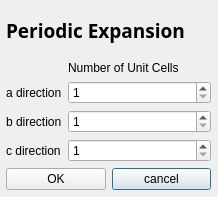
<?xml version="1.0" encoding="UTF-8"?>
<ui version="4.0">
 <comment>Python:##############################################################################
Python:# periodicExpand.py
Python:# Part of PAth Search Tool bAsed on Flexible Atomistic Reaction Image ANalysis
Python:# (c) 2005-2008 by Jan M. Knaup , Knaup@bccms.uni-bremen.de
Python:# all rights reserved
Python:##############################################################################
Python:# Licensed under the Non-Profit Open Software License version 3.0
Python:# see file LICENSE for details.
Python:##############################################################################
Python:#periodic expansion dialog</comment>
 <class>periodicExpand</class>
 <widget class="QDialog" name="periodicExpand">
  <property name="geometry">
   <rect>
    <x>0</x>
    <y>0</y>
    <width>218</width>
    <height>197</height>
   </rect>
  </property>
  <property name="sizePolicy">
   <sizepolicy hsizetype="Fixed" vsizetype="Fixed">
    <horstretch>0</horstretch>
    <verstretch>0</verstretch>
   </sizepolicy>
  </property>
  <property name="minimumSize">
   <size>
    <width>0</width>
    <height>0</height>
   </size>
  </property>
  <property name="maximumSize">
   <size>
    <width>65536</width>
    <height>65536</height>
   </size>
  </property>
  <property name="baseSize">
   <size>
    <width>300</width>
    <height>310</height>
   </size>
  </property>
  <property name="windowTitle">
   <string>Periodic Repetition</string>
  </property>
  <property name="windowIcon">
   <iconset resource="gsresources.qrc">
    <normaloff>:/images/images/GSLogoPeriodic.svg</normaloff>:/images/images/GSLogoPeriodic.svg</iconset>
  </property>
  <property name="toolTip">
   <string>Geometry periodic expansion dialog</string>
  </property>
  <property name="whatsThis">
   <string>This Dialog allows to periodically expand supercell geometries</string>
  </property>
  <widget class="QWidget" name="">
   <property name="geometry">
    <rect>
     <x>0</x>
     <y>0</y>
     <width>217</width>
     <height>196</height>
    </rect>
   </property>
   <layout class="QVBoxLayout" name="verticalLayout">
    <item>
     <widget class="QLabel" name="label_5">
      <property name="font">
       <font>
        <family>Sans Serif</family>
        <pointsize>14</pointsize>
        <weight>75</weight>
        <bold>true</bold>
       </font>
      </property>
      <property name="text">
       <string>Periodic Expansion</string>
      </property>
     </widget>
    </item>
    <item>
     <layout class="QFormLayout" name="formLayout">
      <item row="3" column="1">
       <widget class="QSpinBox" name="aSpinBox">
        <property name="toolTip">
         <string>number of old cells in a direction</string>
        </property>
        <property name="minimum">
         <number>1</number>
        </property>
       </widget>
      </item>
      <item row="4" column="1">
       <widget class="QSpinBox" name="bSpinBox">
        <property name="toolTip">
         <string>number of old cells in c direction</string>
        </property>
        <property name="minimum">
         <number>1</number>
        </property>
       </widget>
      </item>
      <item row="5" column="1">
       <widget class="QSpinBox" name="cSpinBox">
        <property name="toolTip">
         <string>number of old cells in c direction</string>
        </property>
        <property name="minimum">
         <number>1</number>
        </property>
       </widget>
      </item>
      <item row="3" column="0">
       <widget class="QLabel" name="label">
        <property name="text">
         <string>a direction</string>
        </property>
       </widget>
      </item>
      <item row="4" column="0">
       <widget class="QLabel" name="label_2">
        <property name="text">
         <string>b direction</string>
        </property>
       </widget>
      </item>
      <item row="5" column="0">
       <widget class="QLabel" name="label_3">
        <property name="text">
         <string>c direction</string>
        </property>
       </widget>
      </item>
      <item row="1" column="1">
       <widget class="QLabel" name="label_4">
        <property name="text">
         <string>Number of Unit Cells</string>
        </property>
       </widget>
      </item>
     </layout>
    </item>
    <item>
     <layout class="QHBoxLayout" name="horizontalLayout">
      <item>
       <widget class="QPushButton" name="okButton">
        <property name="toolTip">
         <string>expand supercell and leave dialog</string>
        </property>
        <property name="text">
         <string>OK</string>
        </property>
        <property name="autoDefault">
         <bool>false</bool>
        </property>
        <property name="default">
         <bool>false</bool>
        </property>
       </widget>
      </item>
      <item>
       <widget class="QPushButton" name="cancelButton">
        <property name="toolTip">
         <string>cancel periodic expansion</string>
        </property>
        <property name="text">
         <string>cancel</string>
        </property>
        <property name="autoDefault">
         <bool>false</bool>
        </property>
        <property name="default">
         <bool>true</bool>
        </property>
       </widget>
      </item>
     </layout>
    </item>
   </layout>
  </widget>
 </widget>
 <layoutdefault spacing="6" margin="6"/>
 <pixmapfunction>qPixmapFromMimeSource</pixmapfunction>
 <tabstops>
  <tabstop>cancelButton</tabstop>
  <tabstop>okButton</tabstop>
 </tabstops>
 <resources>
  <include location="gsresources.qrc"/>
 </resources>
 <connections>
  <connection>
   <sender>okButton</sender>
   <signal>clicked()</signal>
   <receiver>periodicExpand</receiver>
   <slot>accept()</slot>
   <hints>
    <hint type="sourcelabel">
     <x>20</x>
     <y>20</y>
    </hint>
    <hint type="destinationlabel">
     <x>20</x>
     <y>20</y>
    </hint>
   </hints>
  </connection>
  <connection>
   <sender>cancelButton</sender>
   <signal>clicked()</signal>
   <receiver>periodicExpand</receiver>
   <slot>reject()</slot>
   <hints>
    <hint type="sourcelabel">
     <x>20</x>
     <y>20</y>
    </hint>
    <hint type="destinationlabel">
     <x>20</x>
     <y>20</y>
    </hint>
   </hints>
  </connection>
 </connections>
</ui>
